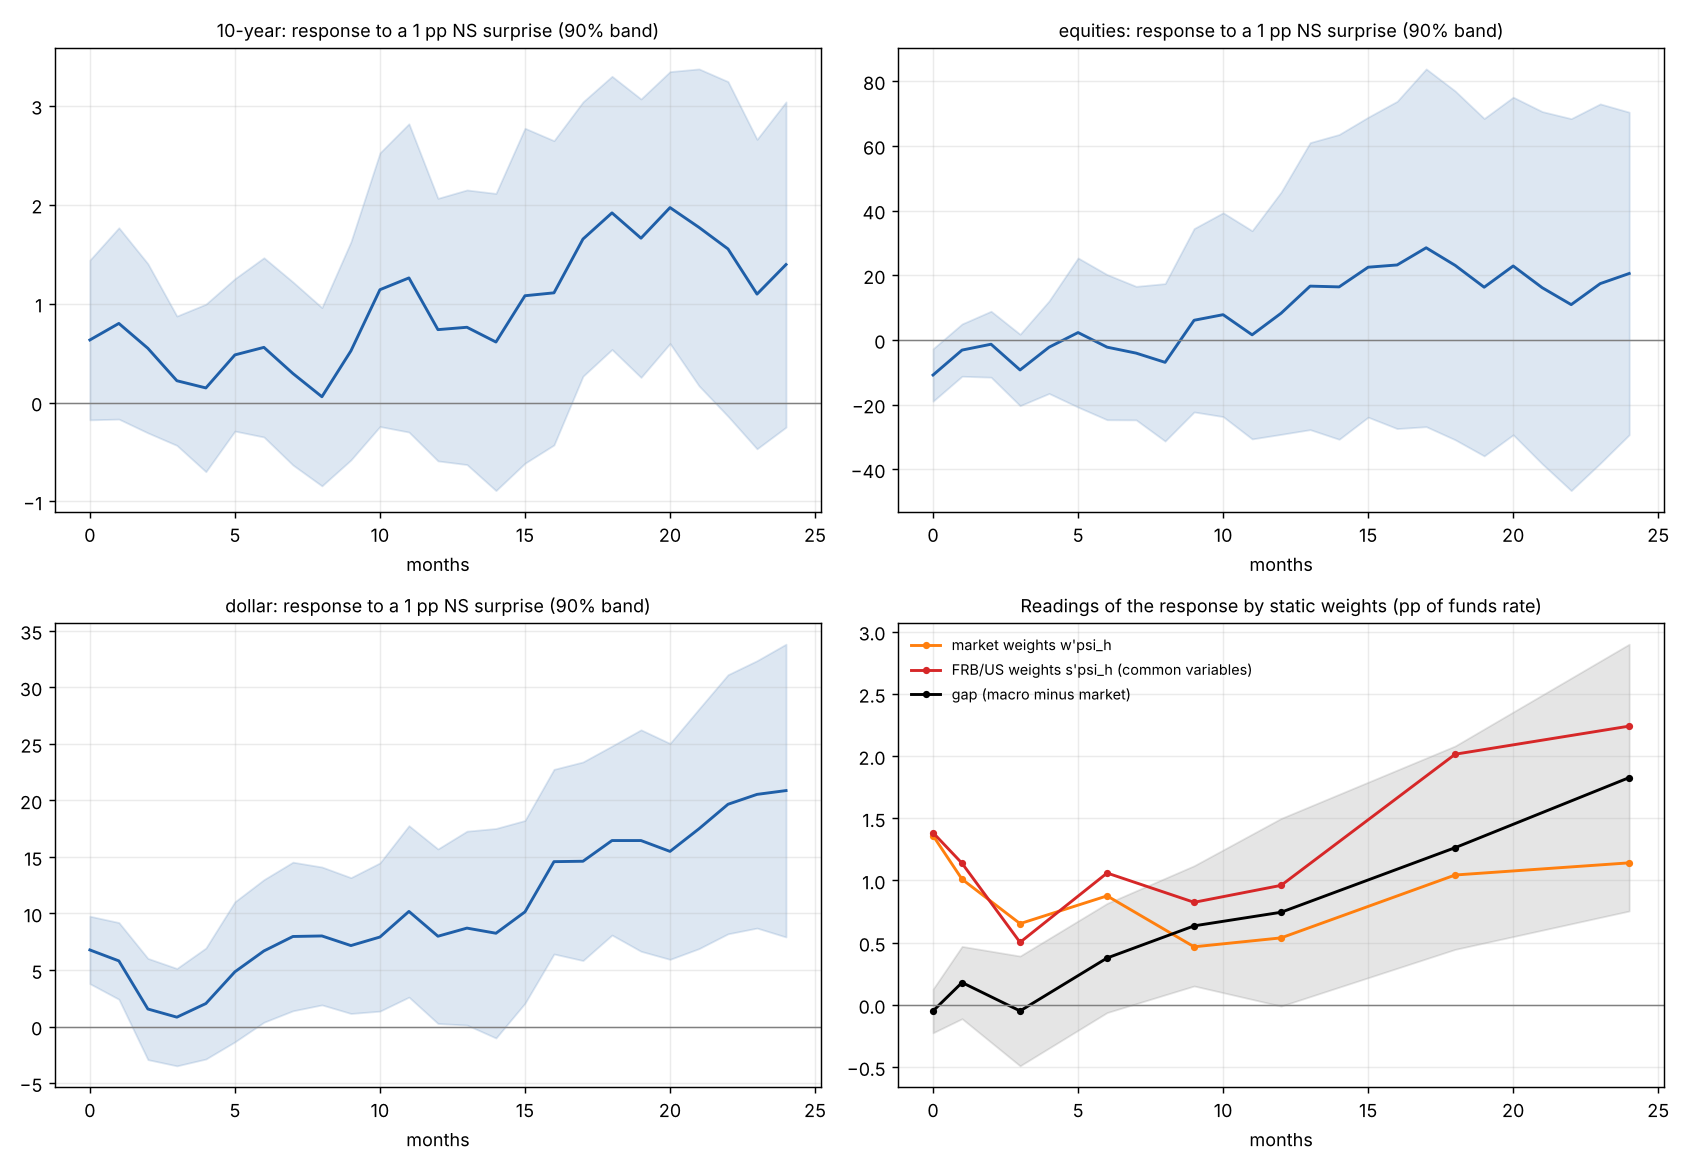

The Python source for this figure:
"""
Financial-side response profiles to monetary policy (DYNAMICS_PLAN.md, step 2), and the gap test with the distributed-lag macro index (step 1c).

Monthly local projections, 1994-02..2026-09 (months without an FOMC event have a zero surprise):
    y(t+h) - y(t-1) = a + b_h s_t + sum_{l=1..3} [c_l dy(t-l) + d_l s(t-l)] + e,   h = 0..24
y: monthly (end of month) demeaned levels of the macro-model variables (10-year, equities = 100 ln CAPE, real dollar = 100 ln, mortgage spread, BBB spread, policy rate, house prices),
plus industrial production (100 ln INDPRO) for the GDP-side ratio, and the indexes (macro static, macro distributed-lag, market).
s: monthly sum of the NS policy-news factor in funds-rate pp (NS x 0.98). Variants: GSS path factor (pp on ED4); NS "pure policy" events only (equities move opposite to the surprise,
Jarocinski-Karadi poor man's sign split); NS excluding 2008-09 and 2020.
Inference: influence-function (FWL) scores, Newey-West long-run covariance across all (variable, horizon) pairs jointly (bandwidth 24), so linear combinations and ratios across
variables and horizons get correct standard errors.
Tests (common variables 10-year, equities, dollar):
    proportionality  H0: psi_h proportional to psi_0 (2 restrictions per h, delta method, Wald chi2(2))
    weight gap       (s - w)'psi_h for the common variables, plus s'psi_h for macro-only variables = the response of the macro-minus-market gap (accounting link to gap_test.py)
    theta            exploratory: GDP weights from stacking g_h = theta'psi_h over h = 0..24 (tutorial section 6.2), IP as monthly output, OLS on the point estimates, block-bootstrap bands
Daily event-day projections (n = event days): y(e+h) - y(e-1) on the surprise, h = 0..60 trading days (10-year, equities, dollar).
Distributed-lag readings (step 1c): the responses implied by the estimated profiles for the macro distributed-lag index (FRB/US lags applied to each variable) and for the
market index transmitted with the funds-rate hike's own lags; the direct LP of the very smooth DL index is also printed but is dominated by pre-trends.
Usage: python experimental/path_fci/psi_by_horizon.py
Outputs: psi_by_horizon.csv, psi_dl_implied.csv, psi_by_horizon.png, psi_daily.png
"""
import os, sys
import numpy as np, pandas as pd

HERE = os.path.dirname(os.path.abspath(__file__))
ROOT = os.path.dirname(os.path.dirname(HERE))
for sub in ("path_fci", "ms_fci", "fci_compare"):
    sys.path.insert(0, os.path.join(ROOT, "experimental", sub))
import path_fci as P
import path_fci_gss_ns as Q
import macro_model_dl as DL
import common_unit_v2 as C

H = 24
COMMON = ["10-year", "equities", "dollar"]
NLAG = 3


def lp_scores(y, s, h):
    """FWL local projection; returns b, influence series (indexed by t) and n."""
    dy = y.diff()
    Z = pd.concat({"y": y.shift(-h) - y.shift(1), "s": s, **{f"dy{l}": dy.shift(l) for l in range(1, NLAG + 1)}, **{f"s{l}": s.shift(l) for l in range(1, NLAG + 1)}}, axis=1).dropna()
    X = np.column_stack([np.ones(len(Z))] + [Z[c].values for c in Z if c not in ("y", "s")])
    proj = lambda v: v - X @ np.linalg.lstsq(X, v, rcond=None)[0]
    st, yt = proj(Z.s.values), proj(Z.y.values)
    b = st @ yt / (st @ st)
    e = yt - b * st
    infl = pd.Series(st * e / np.mean(st * st), index=Z.index)
    return b, infl, len(Z)


def joint_cov(infls, ns, L=24):
    idx = sorted(set().union(*[i.index for i in infls]))
    A = np.column_stack([i.reindex(idx).fillna(0.0).values for i in infls])
    n = np.array(ns, float)
    S = A.T @ A
    for l in range(1, L + 1):
        G = A[l:].T @ A[:-l]
        S += (1 - l / (L + 1)) * (G + G.T)
    return S / np.outer(n, n)


def run(Y, s, names, H=H):
    b, infl, ns, keys = [], [], [], []
    for v in names:
        for h in range(H + 1):
            bb, ii, nn = lp_scores(Y[v], s, h)
            b.append(bb); infl.append(ii); ns.append(nn); keys.append((v, h))
    V = joint_cov(infl, ns)
    return pd.Series(b, index=pd.MultiIndex.from_tuples(keys)), pd.DataFrame(V, index=pd.MultiIndex.from_tuples(keys), columns=pd.MultiIndex.from_tuples(keys))


def lin(b, V, coefs):
    """Linear combination sum coef * b[key]; returns value and se."""
    k = list(coefs); a = np.array([coefs[x] for x in k])
    return float(a @ b[k].values), float(np.sqrt(a @ V.loc[k, k].values @ a))


def prop_wald(b, V, h):
    """H0: psi_h proportional to psi_0 for the common variables (ratios to the 10-year)."""
    k = [(v, hh) for hh in (0, h) for v in COMMON]
    p0 = b[[(v, 0) for v in COMMON]].values; ph = b[[(v, h) for v in COMMON]].values
    g = np.array([ph[j] * p0[0] - p0[j] * ph[0] for j in (1, 2)])
    J = np.zeros((2, 6))
    for r, j in enumerate((1, 2)):
        J[r, j] = -ph[0]; J[r, 0] = ph[j]               # d/d p0_j, d/d p0_0
        J[r, 3 + j] = p0[0]; J[r, 3] = -p0[j]           # d/d ph_j, d/d ph_0
    Vg = J @ V.loc[k, k].values @ J.T
    return float(g @ np.linalg.solve(Vg, g))


def main():
    x, comp = DL.levels_data()
    ip = C.me(C.raw_series("INDPRO.csv")) if False else None
    ipr = C.raw_series("INDPRO.csv"); ipr.index = ipr.index.to_period("M")
    x["IP"] = 100 * np.log(ipr)
    # indexes
    w, ev = C.ns_weights(); wf = (C.NS_FFR * w).values
    s4 = pd.read_csv(os.path.join(ROOT, "experimental", "ms_fci", "frbus_sensitivities.csv"), index_col=0)["ffr_eq_q4"]
    sv = np.array([s4["rg10"], -s4["req"], s4["fpxr"]])
    dlm = pd.read_csv(os.path.join(ROOT, "experimental", "ms_fci", "macro_model_dl_monthly.csv")); dlm.index = pd.PeriodIndex(dlm.month, freq="M")
    x["MKT"] = x[COMMON].values @ wf
    x["MACRO static"] = dlm["base|STATIC_4"]; x["MACRO DL_12"] = dlm["base|DL_12"]
    x["gap static"] = x["MACRO static"] - x.MKT; x["gap DL_12"] = x["MACRO DL_12"] - x.MKT
    # surprises
    d = ev.dropna(subset=Q.FUT + ["UST2Y"] + list(Q.ENDOG.values())).reset_index(drop=True)
    gss, ns, _, _ = Q.gss_ns(d)
    d = d.assign(ns=ns * 0.98, gss=gss, m=pd.PeriodIndex(d.Date, freq="M"))
    d["pure"] = np.where(np.sign(d.ns) != np.sign(d.SP500), d.ns, 0.0)
    rng = pd.period_range("1994-02", "2026-09", freq="M")
    sur = {k: d.groupby("m")[c].sum().reindex(rng).fillna(0.0) for k, c in (("NS", "ns"), ("GSS", "gss"), ("NS pure policy", "pure"))}
    ex = sur["NS"].copy(); ex[(ex.index >= pd.Period("2008-07", "M")) & (ex.index <= pd.Period("2009-12", "M"))] = np.nan; ex[(ex.index >= pd.Period("2020-01", "M")) & (ex.index <= pd.Period("2020-12", "M"))] = np.nan
    sur["NS ex 2008-09, 2020"] = ex
    print("events:", len(d), "| pure-policy share of NS events:", round(float((d.pure != 0).mean()), 2))
    Y = x.loc[rng[0] - 6:rng[-1] + H]
    names = COMMON + ["mortgage spread", "BBB spread", "policy rate", "house prices", "IP", "MKT", "MACRO static", "MACRO DL_12", "gap static", "gap DL_12"]
    smac = {"mortgage spread": float(pd.read_csv(os.path.join(ROOT, "experimental", "ms_fci", "frbus_sensitivities_ext.csv"), index_col=0).loc["rme", "ffr_eq_q4"]),
            "BBB spread": float(s4["rbbbp"]), "policy rate": float(pd.read_csv(os.path.join(ROOT, "experimental", "ms_fci", "frbus_sensitivities_ext.csv"), index_col=0).loc["rshort_direct", "ffr_eq_q4"])}
    allrows = []
    for lab, s in sur.items():
        Ys = Y.copy()
        if lab.startswith("NS ex"):
            Ys = Ys.copy()
        b, V = run(Ys, s.reindex(Ys.index), names if lab == "NS" else COMMON + ["mortgage spread", "BBB spread", "policy rate", "IP", "gap static"])
        print(f"\n===== {lab} (responses per unit of surprise; HAC se) =====")
        hs = [0, 1, 3, 6, 9, 12, 18, 24]
        tab = {}
        for v in [n for n in names if (n, 0) in b.index]:
            tab[v] = [f"{b[(v, h)]:+.2f} ({np.sqrt(V.loc[(v, h), (v, h)]):.2f})" for h in hs]
        print(pd.DataFrame(tab, index=[f"h={h}" for h in hs]).T.to_string())
        rows = []
        for h in hs:
            gcoef = {(v, h): float(sv[i] - wf[i]) for i, v in enumerate(COMMON)}
            gcoef.update({(v, h): smac[v] for v in smac})
            gv, gse = lin(b, V, gcoef)
            ccoef = {(v, h): float(sv[i] - wf[i]) for i, v in enumerate(COMMON)}
            cv, cse = lin(b, V, ccoef)
            wv, wse = lin(b, V, {(v, h): float(wf[i]) for i, v in enumerate(COMMON)})
            sv_, sse = lin(b, V, {(v, h): float(sv[i]) for i, v in enumerate(COMMON)})
            wald = prop_wald(b, V, h) if h > 0 else np.nan
            ratio = {v: b[(v, h)] / b[(v, 0)] for v in COMMON}
            rows.append(dict(surprise=lab, h=h, market_reading=wv, market_se=wse, macro_reading_common=sv_, macro_se=sse, gap_common=cv, gap_common_se=cse, gap_with_macro_only=gv, gap_se=gse,
                             wald_prop=wald, p_prop=float(np.exp(-wald / 2)) if h > 0 else np.nan, **{f"ratio_{v}": ratio[v] for v in COMMON}))
        R = pd.DataFrame(rows); allrows.append(R)
        print("\nreadings of psi_h by static weights (w = market, s = FRB/US q4), gap = (s - w)'psi_h (+ macro-only variables), proportionality test (chi2(2), p):")
        print(R.drop(columns=["surprise"]).round(3).to_string(index=False))
        if lab == "NS":
            bN, VN = b, V
    out = pd.concat(allrows)
    out.to_csv(os.path.join(HERE, "psi_by_horizon.csv"), float_format="%.4f", index=False)
    # accounting link: the gap LP equals the linear combination of variable LPs only up to sample/controls differences
    b, V = bN, VN
    print("\nGap index LP vs implied linear combination (NS):")
    for h in (0, 6, 12, 24):
        gcoef = {(v, h): float(sv[i] - wf[i]) for i, v in enumerate(COMMON)}; gcoef.update({(v, h): smac[v] for v in smac})
        print(f"  h={h:2d}: gap static LP {b[('gap static', h)]:+.2f} ({np.sqrt(VN.loc[('gap static', h), ('gap static', h)]):.2f}); implied {lin(b, V, gcoef)[0]:+.2f};  gap DL_12 LP {b[('gap DL_12', h)]:+.2f} ({np.sqrt(VN.loc[('gap DL_12', h), ('gap DL_12', h)]):.2f}); MACRO DL_12 {b[('MACRO DL_12', h)]:+.2f}, MKT {b[('MKT', h)]:+.2f}")
    # distributed-lag readings implied by the estimated profiles (linear in the LP coefficients, so exact standard errors):
    #   macro DL_K response at h = sum_m Phi((m+1)/3 capped at K)' dpsi_{h-m} / G(K)        (FRB/US output lags applied to the financial responses)
    #   market DL_K response at h = sum_m [G((m+1)/3 capped)/G(K)] d(w'psi)_{h-m}          (the market index treated as a policy state, transmitted with the hike's own lags)
    Pp, Gp = DL.paths("base")
    vars6 = ["policy rate", "10-year", "mortgage spread", "BBB spread", "equities", "dollar"]
    wfull = dict(zip(COMMON, wf))
    print("\nImplied distributed-lag readings of the response to a 1 pp NS surprise (K = 12 quarters), pp of funds rate:")
    rows = []
    for K in (4, 12):
        for h in (0, 3, 6, 9, 12, 18, 24):
            cm, ck = {}, {}
            for m in range(h + 1):
                q = min((m + 1) / 3, K)
                ph = DL.phi_at(Pp[vars6], q) / Gp[K]
                gr = np.interp(q, np.arange(len(Gp)), Gp) / Gp[K]
                for k, sgn in ((h - m, 1.0), (h - m - 1, -1.0)):
                    if k < 0: continue
                    for v in vars6:
                        cm[(v, k)] = cm.get((v, k), 0.0) + sgn * ph[v]
                    for v in COMMON:
                        ck[(v, k)] = ck.get((v, k), 0.0) + sgn * gr * wfull[v]
            mv, mse = lin(b, V, cm); kv, kse = lin(b, V, ck)
            gc = {k_: cm.get(k_, 0.0) - ck.get(k_, 0.0) for k_ in set(cm) | set(ck)}
            gv, gse = lin(b, V, gc)
            rows.append(dict(K=K, h=h, macro_DL=mv, macro_DL_se=mse, market_DL=kv, market_DL_se=kse, gap_DL=gv, gap_DL_se=gse, hike_DL=float(np.interp(min((h + 1) / 3, K), np.arange(len(Gp)), Gp) / Gp[K])))
    print(pd.DataFrame(rows).round(3).to_string(index=False))
    pd.DataFrame(rows).to_csv(os.path.join(HERE, "psi_dl_implied.csv"), float_format="%.4f", index=False)
    # theta from g_h = theta' psi_h (IP), h = 0..24
    Psi = np.array([[b[(v, h)] for v in COMMON] for h in range(H + 1)]); g = np.array([b[("IP", h)] for h in range(H + 1)])
    th = np.linalg.lstsq(Psi, g, rcond=None)[0]
    D = th @ np.array([b[(v, 0)] for v in COMMON])
    print(f"\ntheta (IP per unit, h=0..24 stacked): " + ", ".join(f"{v} {th[i]:+.3f}" for i, v in enumerate(COMMON)) + f"; condition number of Psi {np.linalg.cond(Psi):.0f}")
    print("   relative weights theta/theta_10y: " + ", ".join(f"{v} {th[i] / th[0]:+.3f}" for i, v in enumerate(COMMON)) + "  | FRB/US s/s_10y: " + ", ".join(f"{v} {sv[i] / sv[0]:+.3f}" for i, v in enumerate(COMMON)) + "  | market w/w_10y: " + ", ".join(f"{v} {wf[i] / wf[0]:+.3f}" for i, v in enumerate(COMMON)))
    # block bootstrap for theta ratios (months, block 24)
    rs = np.random.default_rng(7); boots = []
    s = sur["NS"]; Yb0 = Y[COMMON + ["IP"]]
    T = len(rng); blocks = 24
    for r in range(150):
        starts = rs.integers(0, T - blocks, size=T // blocks + 1)
        pick = np.concatenate([np.arange(a, a + blocks) for a in starts])[:T]
        # resample (surprise, future-path) pairs by month index: rebuild LPs on resampled months using precomputed regressors
        bb = []
        for v in COMMON + ["IP"]:
            row = []
            for h in range(H + 1):
                dy = Yb0[v].diff()
                Z = pd.concat({"y": Yb0[v].shift(-h) - Yb0[v].shift(1), "s": s.reindex(Yb0.index), **{f"dy{l}": dy.shift(l) for l in range(1, NLAG + 1)}, **{f"s{l}": s.reindex(Yb0.index).shift(l) for l in range(1, NLAG + 1)}}, axis=1).reindex(rng).iloc[pick].dropna()
                X = np.column_stack([np.ones(len(Z))] + [Z[c].values for c in Z if c not in ("y", "s")])
                pr = lambda u: u - X @ np.linalg.lstsq(X, u, rcond=None)[0]
                st, yt = pr(Z.s.values), pr(Z.y.values)
                row.append(st @ yt / (st @ st))
            bb.append(row)
        bb = np.array(bb)
        t_ = np.linalg.lstsq(bb[:3].T, bb[3], rcond=None)[0]
        boots.append(t_ / t_[0])
    boots = np.array(boots)
    print("   bootstrap 90% band for theta/theta_10y: " + ", ".join(f"{v} [{np.percentile(boots[:, i], 5):+.3f}, {np.percentile(boots[:, i], 95):+.3f}]" for i, v in enumerate(COMMON)))
    # daily event-day projections
    P.L.REAL10 = False; P.L.RSTAR = False
    X, G = P.L.build()
    dd = {"10-year": X.y10, "equities": 100 * X.lncape, "dollar": 100 * X.lnrusd}
    dates = X.index
    pos = dates.get_indexer(pd.to_datetime(d.Date))
    ok = pos > 0
    dres = {}
    for v, ser in dd.items():
        vals = ser.values; row = []
        for h in range(61):
            yv = np.array([vals[p + h] - vals[p - 1] if (p > 0 and p + h < len(vals)) else np.nan for p in pos])
            m = ~np.isnan(yv) & ok
            sx = d.ns.values[m]; yy = yv[m]
            sx_c = sx - sx.mean(); bb_ = sx_c @ (yy - yy.mean()) / (sx_c @ sx_c)
            e = yy - yy.mean() - bb_ * sx_c
            se = np.sqrt(np.sum(sx_c ** 2 * e ** 2)) / (sx_c @ sx_c)
            row.append((bb_, se))
        dres[v] = row
    print("\nDaily event-day responses to a 1 pp NS surprise (funds-rate pp), selected trading days:")
    for v in dd:
        print(f"  {v:9s} " + "  ".join(f"h={h}: {dres[v][h][0]:+.2f} ({dres[v][h][1]:.2f})" for h in (0, 1, 5, 10, 20, 40, 60)))
    gd = [sum((sv[i] - wf[i]) * dres[v][h][0] for i, v in enumerate(COMMON)) for h in range(61)]
    print("  gap (s - w)'psi_h, common variables: " + "  ".join(f"h={h}: {gd[h]:+.2f}" for h in (0, 1, 5, 10, 20, 40, 60)))
    import matplotlib
    matplotlib.use("Agg")
    import matplotlib.pyplot as plt
    fig, axes = plt.subplots(2, 2, figsize=(13, 9))
    hh = np.arange(H + 1)
    for ax, v in zip(axes.flat[:3], COMMON):
        m = np.array([b[(v, h)] for h in hh]); se = np.array([np.sqrt(V.loc[(v, h), (v, h)]) for h in hh])
        ax.plot(hh, m, color="#1f5fa8", lw=1.6); ax.fill_between(hh, m - 1.645 * se, m + 1.645 * se, color="#1f5fa8", alpha=0.15)
        ax.axhline(0, color="gray", lw=0.8); ax.set_title(f"{v}: response to a 1 pp NS surprise (90% band)", fontsize=10); ax.set_xlabel("months"); ax.grid(alpha=0.25)
    ax = axes.flat[3]
    R = out[out.surprise == "NS"]
    for col, c, lab in (("market_reading", "#ff7f0e", "market weights w'psi_h"), ("macro_reading_common", "#d62728", "FRB/US weights s'psi_h (common variables)"), ("gap_with_macro_only", "black", "gap (macro minus market)")):
        ax.plot(R.h, R[col], color=c, lw=1.6, marker="o", ms=3, label=lab)
    ax.fill_between(R.h, R.gap_with_macro_only - 1.645 * R.gap_se, R.gap_with_macro_only + 1.645 * R.gap_se, color="black", alpha=0.1)
    ax.axhline(0, color="gray", lw=0.8); ax.grid(alpha=0.25); ax.legend(fontsize=8, frameon=False); ax.set_xlabel("months")
    ax.set_title("Readings of the response by static weights (pp of funds rate)", fontsize=10)
    fig.tight_layout(); fig.savefig(os.path.join(HERE, "psi_by_horizon.png"), dpi=130)
    fig, ax = plt.subplots(figsize=(11, 5))
    for v, c in zip(COMMON, ("#1f5fa8", "#2ca02c", "#9467bd")):
        r0 = dres[v][0][0]
        ax.plot(range(61), [dres[v][h][0] / r0 for h in range(61)], color=c, lw=1.5, label=f"{v} (impact {r0:+.2f})")
    ax.axhline(1, color="gray", lw=0.8, ls="--"); ax.axhline(0, color="gray", lw=0.8); ax.grid(alpha=0.25); ax.legend(frameon=False)
    ax.set_title("Event-day responses relative to impact, trading days after the FOMC announcement (NS surprise)", fontsize=10); ax.set_xlabel("trading days")
    fig.tight_layout(); fig.savefig(os.path.join(HERE, "psi_daily.png"), dpi=130)


if __name__ == "__main__":
    main()
